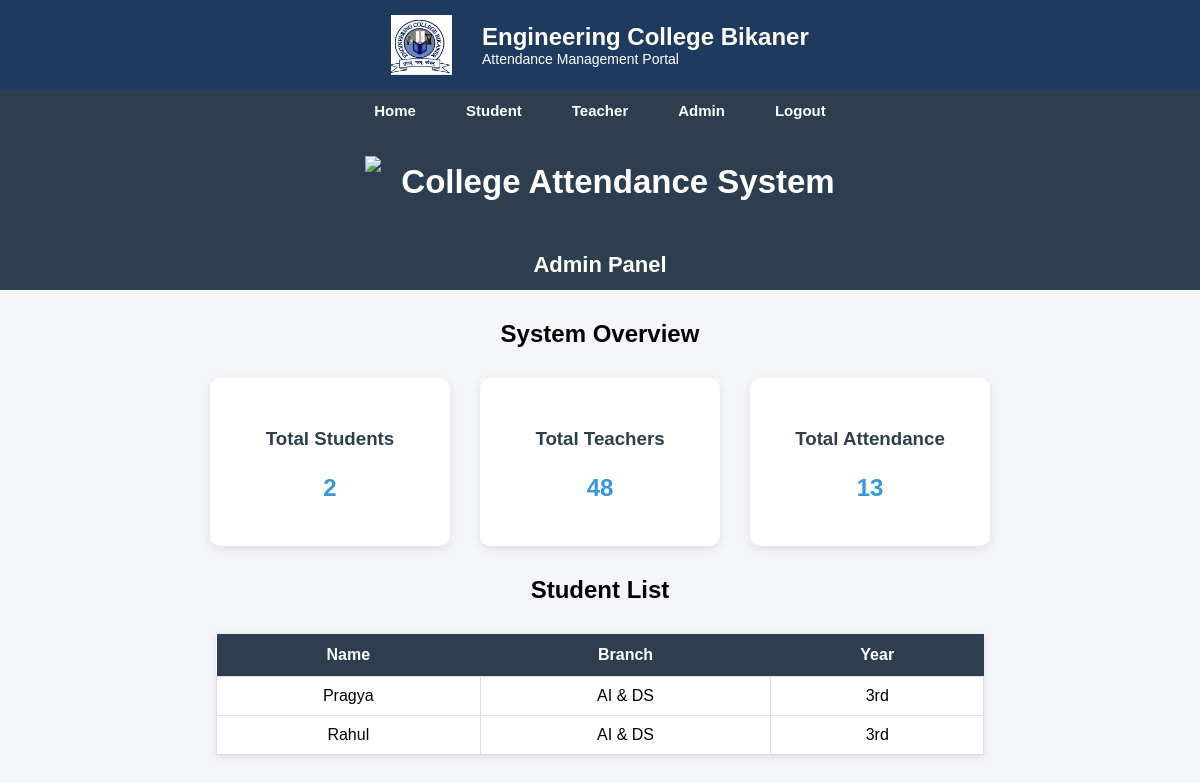
The page /admin on the database its author committed.
### tables this page shows
CREATE TABLE students(
id INTEGER PRIMARY KEY AUTOINCREMENT,
student_id TEXT UNIQUE,
name TEXT,
branch TEXT,
year TEXT,
password TEXT
);

### app.py (the view)
@app.route("/admin")
def admin():
    conn = sqlite3.connect("database.db")
    cursor = conn.cursor()
    cursor.execute("SELECT COUNT(*) FROM students")
    total_students = cursor.fetchone()[0]
    cursor.execute("SELECT COUNT(*) FROM teachers")
    total_teachers = cursor.fetchone()[0]
    cursor.execute("SELECT COUNT(*) FROM attendance")
    total_attendance = cursor.fetchone()[0]
    cursor.execute("SELECT name, branch, year FROM students")
    students = cursor.fetchall()
    conn.close()
    return render_template(
        "admin_dashboard.html",
        total_students=total_students,
        total_teachers=total_teachers,
        total_attendance=total_attendance,
        students=students
    )

### templates/admin_dashboard.html (shortened to what this page needs)
<!DOCTYPE html>
<html>
<div class="header">
    <img src="{{ url_for('static', filename='images/logo.jpg') }}" class="logo">
    <div class="college-title">
        <h1>Engineering College Bikaner</h1>
        <p>Attendance Management Portal</p>
    </div>
</div>
<div class="navbar">
<a href="/">Home</a>
<a href="/student_login">Student</a>
<a href="/teacher">Teacher</a>
<a href="/admin">Admin</a>
<a href="/">Logout</a>
</div>
<head>
<link rel="stylesheet" href="{{ url_for('static', filename='dashboard.css') }}">
</head>
<body>
<div class="navbar">
<img src="{{ url_for('static', filename='images/logo.png') }}" class="logo">
<h2>College Attendance System</h2>
</div>
<div class="navbar">
Admin Panel
</div>
<div class="container">
<h2>System Overview</h2>
<div class="dashboard-cards">
<div class="card-box">
<h3>Total Students</h3>
<p>{{total_students}}</p>
</div>
<div class="card-box">
<h3>Total Teachers</h3>
<p>{{total_teachers}}</p>
</div>
<div class="card-box">
<h3>Total Attendance</h3>
<p>{{total_attendance}}</p>
</div>
</div>
<h2>Student List</h2>
<table>
<tr>
<th>Name</th>
<th>Branch</th>
<th>Year</th>
</tr>
{% for s in students %}
<tr>
<td>{{s[0]}}</td>
<td>{{s[1]}}</td>
<td>{{s[2]}}</td>
</tr>
{% endfor %}
</table>
</div>
</body>
</html>

### static/dashboard.css (style rules this page uses)
body { font-family: Arial, Helvetica, sans-serif; margin:0; background:#f4f6f9; }
.navbar { background:#2c3e50; color:white; padding:15px; text-align:center; font-size:22px; font-weight:bold; }
.container { width:80%; margin:auto; margin-top:30px; text-align:center; }
table { width:80%; margin:30px auto; border-collapse:collapse; background:white; box-shadow:0px 2px 8px rgba(0,0,0,0.1); }
th { background:#2c3e50; color:white; padding:12px; }
td { padding:10px; border:1px solid #ddd; }
h2 { margin-top:20px; }
h3 { margin-top:30px; }
.logo { height: 40px; vertical-align:middle; margin-right:10px; }
.navbar { display:flex; justify-content:center; align-items:center; gap:10px; }
.header { display:flex; align-items:center; justify-content:center; gap:20px; background:#1e3a5f; color:white; padding:15px; }
.logo { height:60px; }
.college-title h1 { margin:0; font-size:24px; }
.college-title p { margin:0; font-size:14px; }
.navbar { background:#2c3e50; padding:12px; text-align:center; }
.navbar a { color:white; text-decoration:none; margin:0 20px; font-weight:bold; font-size:15px; }
.dashboard-cards { display:flex; justify-content:center; gap:30px; margin:30px; flex-wrap:wrap; }
.card-box { background:white; padding:20px; width:200px; border-radius:10px; box-shadow:0px 3px 10px rgba(0,0,0,0.1); text-align:center; }
.card-box h3 { margin-bottom:10px; color:#2c3e50; }
.card-box p { font-size:24px; font-weight:bold; color:#3498db; }

### rows shown on the page
students: name "Pragya", branch "AI & DS", year "3rd"
students: name "Rahul", branch "AI & DS", year "3rd"

### other values the page prints
{{ total_students }} "2"
{{ total_teachers }} "48"
{{ total_attendance }} "13"
